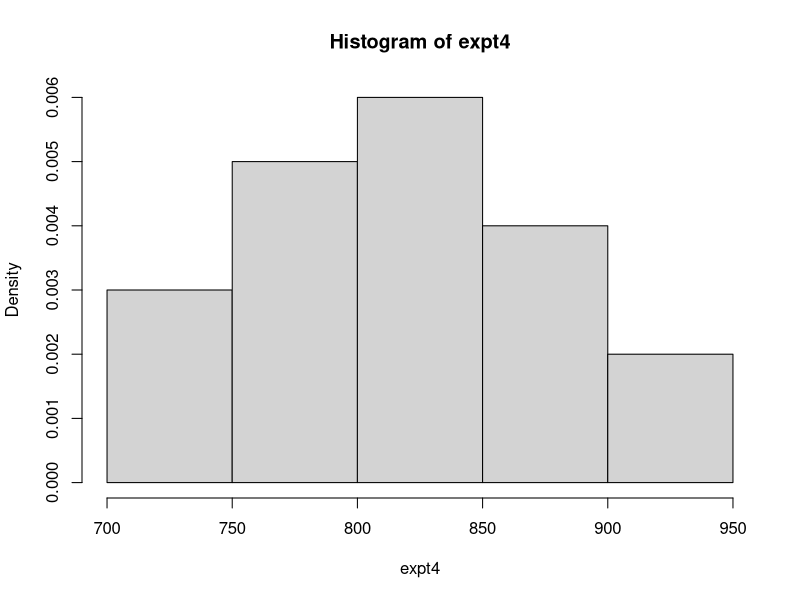
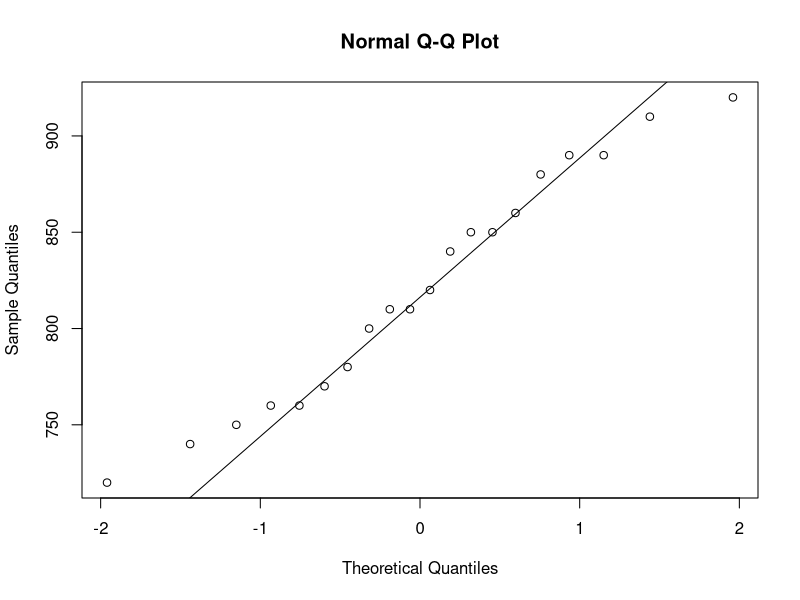
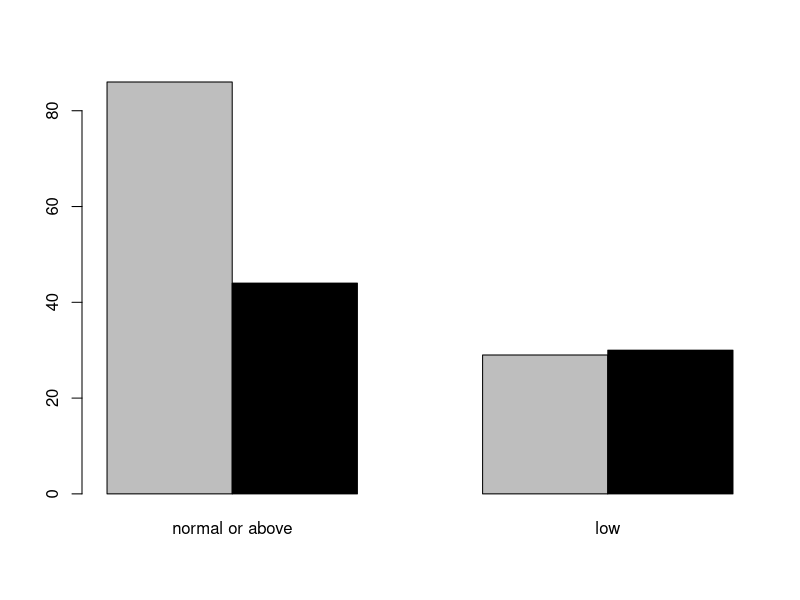
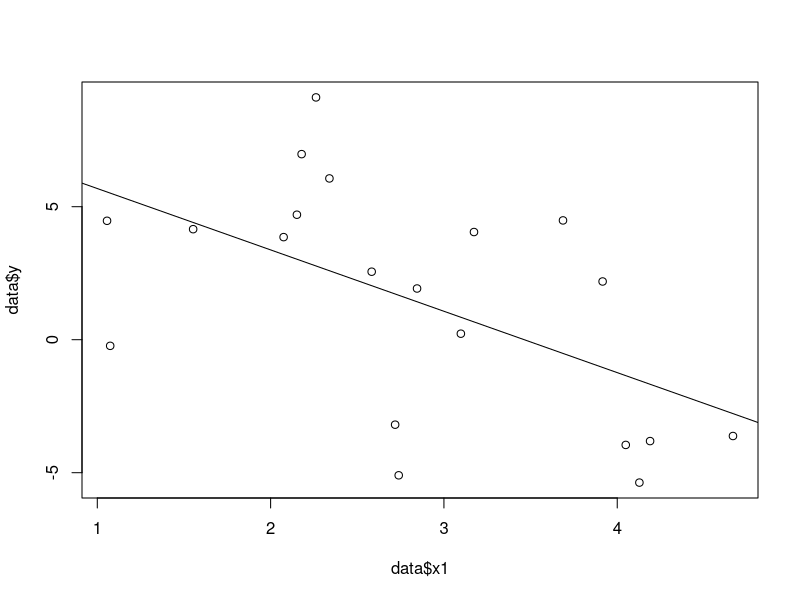
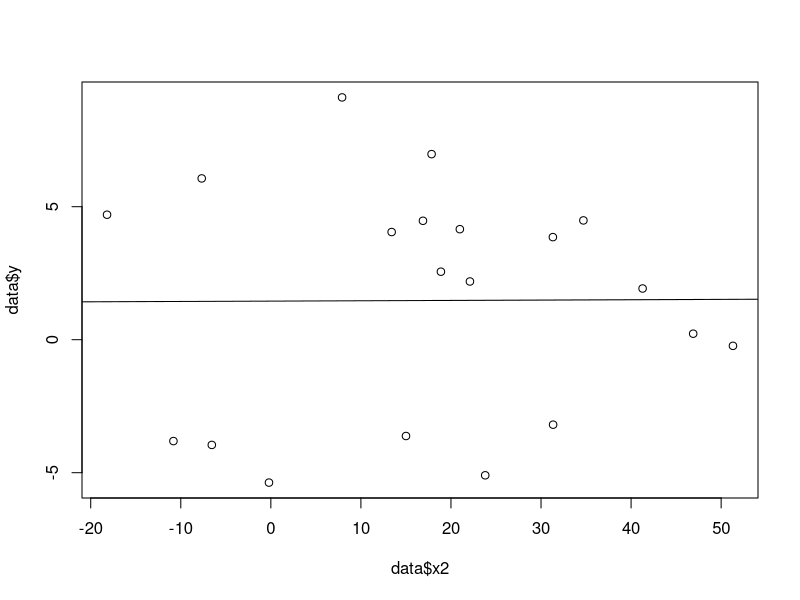
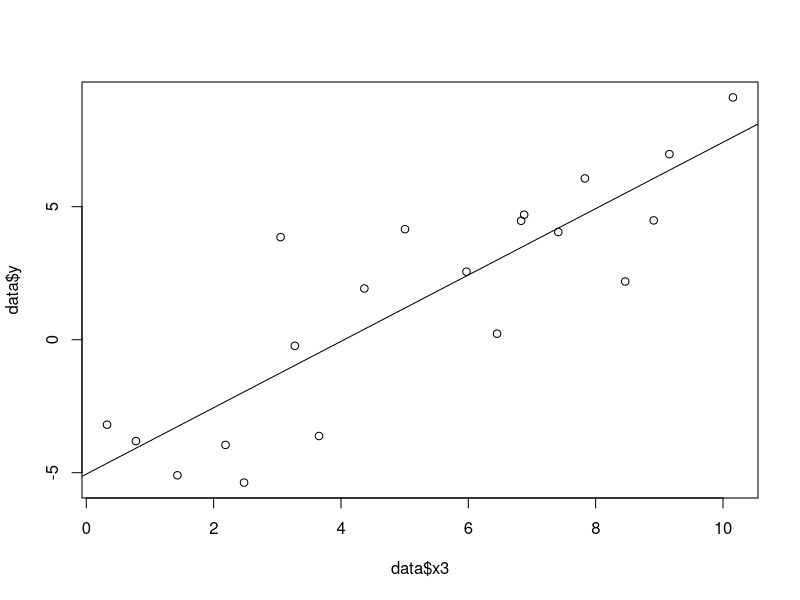

Source code (R) for these figures, in order:
## ---- chunk 1
library('MASS');
data("morley");
expt4 = morley[morley$Expt == 4, 3];
hist(expt4, prob=T)
## ---- chunk 2
qqnorm(expt4)
qqline(expt4)
## ---- chunk 3
t.test(expt4, conf.level = 0.97)
## ---- chunk 4
chisq.test(c(83, 35, 42, 48), p = c(2, 1, 1, 1) / 5)
## ---- chunk 5
library("knitr");
data("birthwt");
t = table(birthwt$smoke, birthwt$low);
colnames(t) = c("normal or above", "low");
row.names(t) = c("don't smoke", "smoke");
kable(t)
barplot(t, beside = T, col= c("grey", "black"))
## ---- chunk 6
chisq.test(as.data.frame.matrix(t))
## ---- chunk 7
data = read.csv("DomR2.csv", header = T);
## ---- chunk 8
plot(data$x1, data$y);
abline(lm(data$y ~ data$x1));
plot(data$x2, data$y);
abline(lm(data$y ~ data$x2));
plot(data$x3, data$y);
abline(lm(data$y ~ data$x3));
## ---- chunk 9
cor(data$x1, data$y)
cor(data$x2, data$y)
cor(data$x3, data$y)
## ---- chunk 10
s = summary(lm(data$y ~ data$x1 + data$x3));
s$r.squared
s$adj.r.squared
## ---- chunk 11
s = summary(lm(data$y ~ data$x1 + data$x3 - 1));
s$r.squared
s$adj.r.squared
## ---- chunk 12
s
## ---- chunk 13
beta1 = s$coefficients[1, 1];
se = s$coefficients[1, 2];
a = -1;
df = s$df[2];
t = (beta1 - a) / se;
2 * pt(t, df, lower.tail = t < 0)
